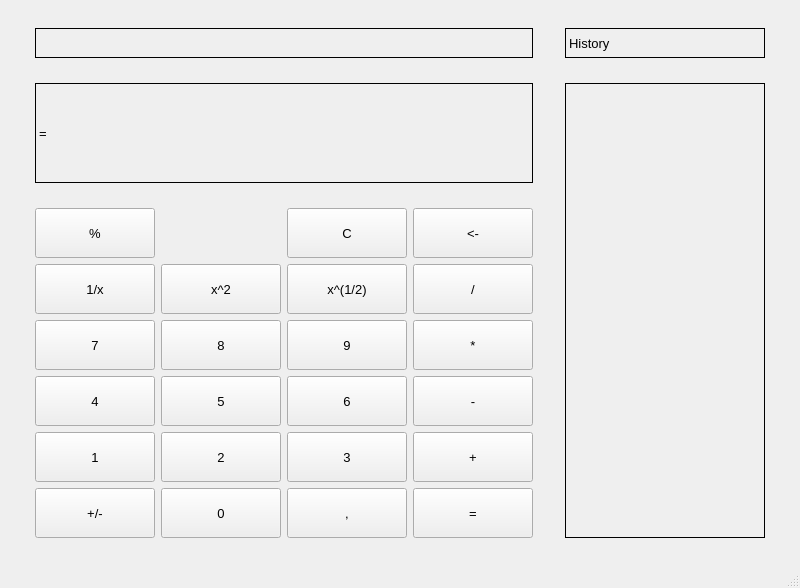
<?xml version="1.0" encoding="UTF-8"?>
<ui version="4.0">
 <class>MainWindow</class>
 <widget class="QMainWindow" name="MainWindow">
  <property name="geometry">
   <rect>
    <x>0</x>
    <y>0</y>
    <width>800</width>
    <height>588</height>
   </rect>
  </property>
  <property name="minimumSize">
   <size>
    <width>800</width>
    <height>588</height>
   </size>
  </property>
  <property name="maximumSize">
   <size>
    <width>800</width>
    <height>588</height>
   </size>
  </property>
  <property name="windowTitle">
   <string>MainWindow</string>
  </property>
  <widget class="QWidget" name="centralwidget">
   <layout class="QGridLayout" name="gridLayout">
    <item row="0" column="0">
     <widget class="QLabel" name="log">
      <property name="maximumSize">
       <size>
        <width>16777215</width>
        <height>30</height>
       </size>
      </property>
      <property name="font">
       <font>
        <family>Arial</family>
        <pointsize>10</pointsize>
       </font>
      </property>
      <property name="layoutDirection">
       <enum>Qt::LeftToRight</enum>
      </property>
      <property name="styleSheet">
       <string notr="true">border: 1px solid black;</string>
      </property>
      <property name="text">
       <string/>
      </property>
     </widget>
    </item>
    <item row="0" column="1">
     <widget class="QLabel" name="history">
      <property name="minimumSize">
       <size>
        <width>200</width>
        <height>0</height>
       </size>
      </property>
      <property name="maximumSize">
       <size>
        <width>200</width>
        <height>16777215</height>
       </size>
      </property>
      <property name="font">
       <font>
        <family>Arial</family>
        <pointsize>10</pointsize>
       </font>
      </property>
      <property name="styleSheet">
       <string notr="true">border:1px solid black;</string>
      </property>
      <property name="text">
       <string>History</string>
      </property>
     </widget>
    </item>
    <item row="1" column="0">
     <widget class="QLabel" name="curent_state">
      <property name="maximumSize">
       <size>
        <width>16777215</width>
        <height>100</height>
       </size>
      </property>
      <property name="font">
       <font>
        <family>Arial</family>
        <pointsize>10</pointsize>
       </font>
      </property>
      <property name="styleSheet">
       <string notr="true">border: 1px solid black;</string>
      </property>
      <property name="text">
       <string>=</string>
      </property>
     </widget>
    </item>
    <item row="1" column="1" rowspan="2">
     <widget class="QLabel" name="history_log">
      <property name="minimumSize">
       <size>
        <width>200</width>
        <height>0</height>
       </size>
      </property>
      <property name="maximumSize">
       <size>
        <width>200</width>
        <height>16777215</height>
       </size>
      </property>
      <property name="font">
       <font>
        <family>Arial</family>
        <pointsize>10</pointsize>
       </font>
      </property>
      <property name="styleSheet">
       <string notr="true">border: 1px solid black;</string>
      </property>
      <property name="text">
       <string/>
      </property>
     </widget>
    </item>
    <item row="2" column="0">
     <layout class="QGridLayout" name="gridLayout_2">
      <item row="1" column="0">
       <widget class="QPushButton" name="pb_div_x">
        <property name="minimumSize">
         <size>
          <width>120</width>
          <height>50</height>
         </size>
        </property>
        <property name="maximumSize">
         <size>
          <width>120</width>
          <height>50</height>
         </size>
        </property>
        <property name="font">
         <font>
          <family>Arial</family>
          <pointsize>10</pointsize>
         </font>
        </property>
        <property name="text">
         <string>1/x</string>
        </property>
       </widget>
      </item>
      <item row="0" column="0">
       <widget class="QPushButton" name="pb_mod">
        <property name="minimumSize">
         <size>
          <width>120</width>
          <height>50</height>
         </size>
        </property>
        <property name="maximumSize">
         <size>
          <width>120</width>
          <height>50</height>
         </size>
        </property>
        <property name="font">
         <font>
          <family>Arial</family>
          <pointsize>10</pointsize>
         </font>
        </property>
        <property name="text">
         <string>%</string>
        </property>
       </widget>
      </item>
      <item row="1" column="3">
       <widget class="QPushButton" name="pb_div">
        <property name="minimumSize">
         <size>
          <width>120</width>
          <height>50</height>
         </size>
        </property>
        <property name="maximumSize">
         <size>
          <width>120</width>
          <height>50</height>
         </size>
        </property>
        <property name="font">
         <font>
          <family>Arial</family>
          <pointsize>10</pointsize>
         </font>
        </property>
        <property name="text">
         <string>/</string>
        </property>
       </widget>
      </item>
      <item row="5" column="1">
       <widget class="QPushButton" name="pb_zero">
        <property name="minimumSize">
         <size>
          <width>120</width>
          <height>50</height>
         </size>
        </property>
        <property name="maximumSize">
         <size>
          <width>120</width>
          <height>50</height>
         </size>
        </property>
        <property name="font">
         <font>
          <family>Arial</family>
          <pointsize>10</pointsize>
         </font>
        </property>
        <property name="text">
         <string>0</string>
        </property>
       </widget>
      </item>
      <item row="3" column="1">
       <widget class="QPushButton" name="pb_five">
        <property name="minimumSize">
         <size>
          <width>120</width>
          <height>50</height>
         </size>
        </property>
        <property name="maximumSize">
         <size>
          <width>120</width>
          <height>50</height>
         </size>
        </property>
        <property name="font">
         <font>
          <family>Arial</family>
          <pointsize>10</pointsize>
         </font>
        </property>
        <property name="text">
         <string>5</string>
        </property>
       </widget>
      </item>
      <item row="5" column="3">
       <widget class="QPushButton" name="pb_eq">
        <property name="minimumSize">
         <size>
          <width>120</width>
          <height>50</height>
         </size>
        </property>
        <property name="maximumSize">
         <size>
          <width>120</width>
          <height>50</height>
         </size>
        </property>
        <property name="font">
         <font>
          <family>Arial</family>
          <pointsize>10</pointsize>
         </font>
        </property>
        <property name="text">
         <string>=</string>
        </property>
       </widget>
      </item>
      <item row="4" column="2">
       <widget class="QPushButton" name="pb_three">
        <property name="minimumSize">
         <size>
          <width>120</width>
          <height>50</height>
         </size>
        </property>
        <property name="maximumSize">
         <size>
          <width>120</width>
          <height>50</height>
         </size>
        </property>
        <property name="font">
         <font>
          <family>Arial</family>
          <pointsize>10</pointsize>
         </font>
        </property>
        <property name="text">
         <string>3</string>
        </property>
       </widget>
      </item>
      <item row="2" column="3">
       <widget class="QPushButton" name="pb_mul">
        <property name="minimumSize">
         <size>
          <width>120</width>
          <height>50</height>
         </size>
        </property>
        <property name="maximumSize">
         <size>
          <width>120</width>
          <height>50</height>
         </size>
        </property>
        <property name="font">
         <font>
          <family>Arial</family>
          <pointsize>10</pointsize>
         </font>
        </property>
        <property name="text">
         <string>*</string>
        </property>
       </widget>
      </item>
      <item row="4" column="1">
       <widget class="QPushButton" name="pb_two">
        <property name="minimumSize">
         <size>
          <width>120</width>
          <height>50</height>
         </size>
        </property>
        <property name="maximumSize">
         <size>
          <width>120</width>
          <height>50</height>
         </size>
        </property>
        <property name="font">
         <font>
          <family>Arial</family>
          <pointsize>10</pointsize>
         </font>
        </property>
        <property name="text">
         <string>2</string>
        </property>
       </widget>
      </item>
      <item row="1" column="1">
       <widget class="QPushButton" name="pb_square">
        <property name="minimumSize">
         <size>
          <width>120</width>
          <height>50</height>
         </size>
        </property>
        <property name="maximumSize">
         <size>
          <width>120</width>
          <height>50</height>
         </size>
        </property>
        <property name="font">
         <font>
          <family>Arial</family>
          <pointsize>10</pointsize>
         </font>
        </property>
        <property name="text">
         <string>x^2</string>
        </property>
       </widget>
      </item>
      <item row="5" column="2">
       <widget class="QPushButton" name="pb_point">
        <property name="minimumSize">
         <size>
          <width>120</width>
          <height>50</height>
         </size>
        </property>
        <property name="maximumSize">
         <size>
          <width>120</width>
          <height>50</height>
         </size>
        </property>
        <property name="font">
         <font>
          <family>Arial</family>
          <pointsize>10</pointsize>
         </font>
        </property>
        <property name="text">
         <string>,</string>
        </property>
       </widget>
      </item>
      <item row="3" column="0">
       <widget class="QPushButton" name="pb_four">
        <property name="minimumSize">
         <size>
          <width>120</width>
          <height>50</height>
         </size>
        </property>
        <property name="maximumSize">
         <size>
          <width>120</width>
          <height>50</height>
         </size>
        </property>
        <property name="font">
         <font>
          <family>Arial</family>
          <pointsize>10</pointsize>
         </font>
        </property>
        <property name="text">
         <string>4</string>
        </property>
       </widget>
      </item>
      <item row="3" column="3">
       <widget class="QPushButton" name="pb_sub">
        <property name="minimumSize">
         <size>
          <width>120</width>
          <height>50</height>
         </size>
        </property>
        <property name="maximumSize">
         <size>
          <width>120</width>
          <height>50</height>
         </size>
        </property>
        <property name="font">
         <font>
          <family>Arial</family>
          <pointsize>10</pointsize>
         </font>
        </property>
        <property name="text">
         <string>-</string>
        </property>
       </widget>
      </item>
      <item row="3" column="2">
       <widget class="QPushButton" name="pb_six">
        <property name="minimumSize">
         <size>
          <width>120</width>
          <height>50</height>
         </size>
        </property>
        <property name="maximumSize">
         <size>
          <width>120</width>
          <height>50</height>
         </size>
        </property>
        <property name="font">
         <font>
          <family>Arial</family>
          <pointsize>10</pointsize>
         </font>
        </property>
        <property name="text">
         <string>6</string>
        </property>
       </widget>
      </item>
      <item row="4" column="0">
       <widget class="QPushButton" name="pb_one">
        <property name="minimumSize">
         <size>
          <width>120</width>
          <height>50</height>
         </size>
        </property>
        <property name="maximumSize">
         <size>
          <width>120</width>
          <height>50</height>
         </size>
        </property>
        <property name="font">
         <font>
          <family>Arial</family>
          <pointsize>10</pointsize>
         </font>
        </property>
        <property name="text">
         <string>1</string>
        </property>
       </widget>
      </item>
      <item row="2" column="2">
       <widget class="QPushButton" name="pb_nine">
        <property name="minimumSize">
         <size>
          <width>120</width>
          <height>50</height>
         </size>
        </property>
        <property name="maximumSize">
         <size>
          <width>120</width>
          <height>50</height>
         </size>
        </property>
        <property name="font">
         <font>
          <family>Arial</family>
          <pointsize>10</pointsize>
         </font>
        </property>
        <property name="text">
         <string>9</string>
        </property>
       </widget>
      </item>
      <item row="2" column="1">
       <widget class="QPushButton" name="pb_eight">
        <property name="minimumSize">
         <size>
          <width>120</width>
          <height>50</height>
         </size>
        </property>
        <property name="maximumSize">
         <size>
          <width>120</width>
          <height>50</height>
         </size>
        </property>
        <property name="font">
         <font>
          <family>Arial</family>
          <pointsize>10</pointsize>
         </font>
        </property>
        <property name="text">
         <string>8</string>
        </property>
       </widget>
      </item>
      <item row="0" column="2">
       <widget class="QPushButton" name="pb_clear">
        <property name="minimumSize">
         <size>
          <width>120</width>
          <height>50</height>
         </size>
        </property>
        <property name="maximumSize">
         <size>
          <width>120</width>
          <height>50</height>
         </size>
        </property>
        <property name="font">
         <font>
          <family>Arial</family>
          <pointsize>10</pointsize>
         </font>
        </property>
        <property name="text">
         <string>C</string>
        </property>
       </widget>
      </item>
      <item row="4" column="3">
       <widget class="QPushButton" name="pb_add">
        <property name="minimumSize">
         <size>
          <width>120</width>
          <height>50</height>
         </size>
        </property>
        <property name="maximumSize">
         <size>
          <width>120</width>
          <height>50</height>
         </size>
        </property>
        <property name="font">
         <font>
          <family>Arial</family>
          <pointsize>10</pointsize>
         </font>
        </property>
        <property name="text">
         <string>+</string>
        </property>
       </widget>
      </item>
      <item row="1" column="2">
       <widget class="QPushButton" name="pb_root">
        <property name="minimumSize">
         <size>
          <width>120</width>
          <height>50</height>
         </size>
        </property>
        <property name="maximumSize">
         <size>
          <width>120</width>
          <height>50</height>
         </size>
        </property>
        <property name="font">
         <font>
          <family>Arial</family>
          <pointsize>10</pointsize>
         </font>
        </property>
        <property name="text">
         <string>x^(1/2)</string>
        </property>
       </widget>
      </item>
      <item row="0" column="3">
       <widget class="QPushButton" name="pb_back">
        <property name="minimumSize">
         <size>
          <width>120</width>
          <height>50</height>
         </size>
        </property>
        <property name="maximumSize">
         <size>
          <width>120</width>
          <height>50</height>
         </size>
        </property>
        <property name="font">
         <font>
          <family>Arial</family>
          <pointsize>10</pointsize>
         </font>
        </property>
        <property name="text">
         <string>&lt;-</string>
        </property>
       </widget>
      </item>
      <item row="5" column="0">
       <widget class="QPushButton" name="pb_change">
        <property name="minimumSize">
         <size>
          <width>120</width>
          <height>50</height>
         </size>
        </property>
        <property name="maximumSize">
         <size>
          <width>120</width>
          <height>50</height>
         </size>
        </property>
        <property name="font">
         <font>
          <family>Arial</family>
          <pointsize>10</pointsize>
         </font>
        </property>
        <property name="text">
         <string>+/-</string>
        </property>
       </widget>
      </item>
      <item row="2" column="0">
       <widget class="QPushButton" name="pb_seven">
        <property name="minimumSize">
         <size>
          <width>120</width>
          <height>50</height>
         </size>
        </property>
        <property name="maximumSize">
         <size>
          <width>120</width>
          <height>50</height>
         </size>
        </property>
        <property name="font">
         <font>
          <family>Arial</family>
          <pointsize>10</pointsize>
         </font>
        </property>
        <property name="text">
         <string>7</string>
        </property>
       </widget>
      </item>
     </layout>
    </item>
   </layout>
  </widget>
  <widget class="QMenuBar" name="menubar">
   <property name="geometry">
    <rect>
     <x>0</x>
     <y>0</y>
     <width>800</width>
     <height>26</height>
    </rect>
   </property>
  </widget>
  <widget class="QStatusBar" name="statusbar"/>
 </widget>
 <resources/>
 <connections/>
</ui>
